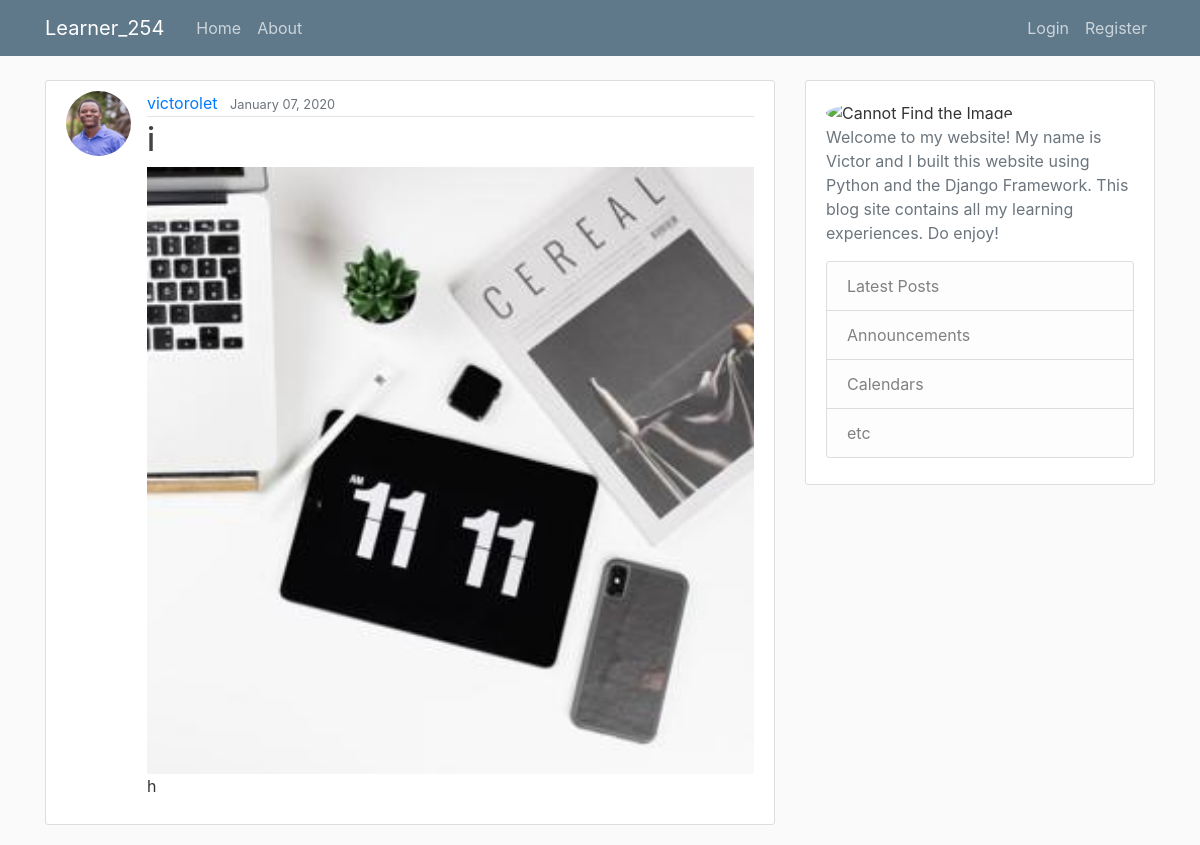
The app's page /post/127/ with its own data.
### blog/models.py (models this page shows, shortened)
class Post(models.Model):
    title = models.CharField(max_length=100)
    content = RichTextUploadingField(config_name="full")
    date_posted = models.DateTimeField(default=timezone.now)
    author = models.ForeignKey(User, on_delete=models.CASCADE)
    objects = models.Manager()
    image = models.ImageField(default="default.jpg", upload_to="post_pics")

### users/models.py (models this page shows, shortened)
class Profile(models.Model):
    user = models.OneToOneField(User, on_delete=models.CASCADE)
    image = models.ImageField(default="default.jpg", upload_to="profile_pics")

### blog/views.py (the view)
# urls.py: path("post/<int:pk>/", PostDetailView.as_view(), name="post-detail"),
class PostDetailView(DetailView):
    model = Post

### blog/templates/blog/post_detail.html (shortened to what this page needs)
{% extends "blog/base.html" %}
{% block content %}
<article class="media content-section">
    <img class="rounded-circle article-img" src="{{object.author.profile.image.url}}" alt="">
    <div class="media-body">
        <div class="article-metadata">
            <a class="mr-2" href="{% url 'user-posts' object.author.username %}">{{ object.author }}</a>
            <small class="text-muted">{{ object.date_posted | date:"F d, Y" }}</small>
        </div>
        <h2 class="article-title">{{ object.title }}</h2>
        <img class="img-responsive" src="{{object.image.url}}" alt="" width="100%">
        <p class="article-content">{{ object.content|safe }}</p>
    </div>
</article>
{% endblock content %}
{% block sidebar %}
<img class="rounded-circle"
    src="https://iamlearningstorage.blob.core.windows.net/media/media%2Fprofile_pics%2FMe_Eni_and_Jachin_Clipped.jpg"
    alt="Cannot Find the Image" width="50%">
<p class='text-muted'>Welcome to my website! My name is Victor and I built this website using Python and the Django
    Framework. This blog site contains all my learning experiences. Do enjoy!
<ul class="list-group">
    <li class="list-group-item list-group-item-light">Latest Posts</li>
    <li class="list-group-item list-group-item-light">Announcements</li>
    <li class="list-group-item list-group-item-light">Calendars</li>
    <li class="list-group-item list-group-item-light">etc</li>
</ul>
</p>
{% endblock sidebar %}

### static/blog/main.css (style rules this page uses)
body { background: #fafafa; color: #333333; margin-top: 5rem; }
h1, h2, h3, h4, h5, h6 { color: #444444; }
ul { margin: 0; }
.content-section { background: #ffffff; padding: 10px 20px; border: 1px solid #dddddd; border-radius: 3px; margin-bottom: 20px; }
.article-title { color: #444444; }
.article-content { white-space: pre-line; }
.article-img { height: 65px; width: 65px; margin-right: 16px; }
.article-metadata { padding-bottom: 1px; margin-bottom: 4px; border-bottom: 1px solid #e3e3e3 }

### records on screen
Post: author.profile.image (picture), author "victorolet", date_posted "January 07, 2020", title "i", image (placeholder picture), content "h"
